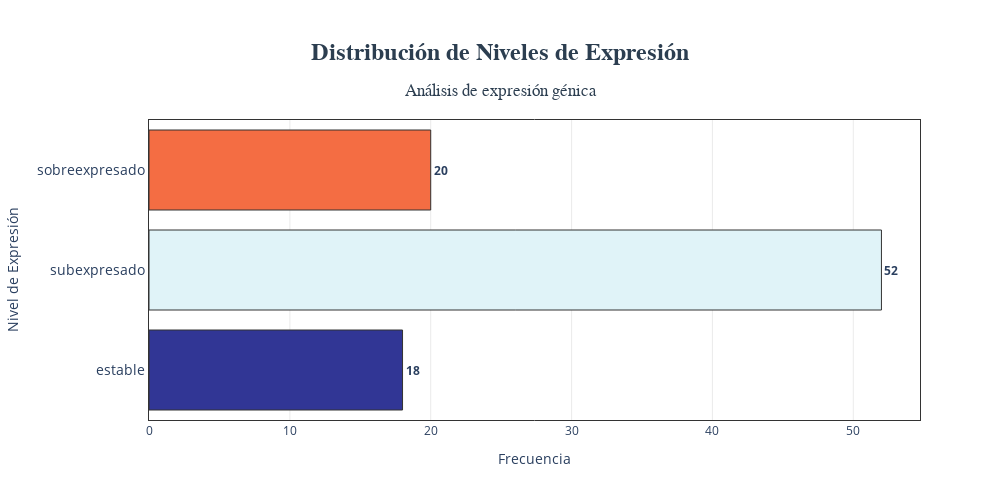

Notebook code for this chart:
### Markdown cell above
### Visualización de la distribución de niveles de expresión

> Aplica para las lista de genes

Antes de iniciar el enriquecimiento, veamos la distribución de los niveles de expresión

### Code cell
import plotly.graph_objects as go
from plotly.colors import sample_colorscale

# Orden deseado de las categorías
orden_niveles = ['estable', 'subexpresado',  'sobreexpresado']

# Calcular frecuencias y reindexar
expression_counts = df_combined_expresion['nivel_expresion'].value_counts()
expression_counts = expression_counts.reindex(orden_niveles, fill_value=0)

# Generar colores usando escala divergente nativa de Plotly
colors = sample_colorscale('RdYlBu_r', [0.0, 0.4, 0.8])  # Azul -> Amarillo -> Rojo

# Crear gráfico interactivo
fig = go.Figure()

fig.add_trace(
    go.Bar(
        y=expression_counts.index,
        x=expression_counts.values,
        orientation='h',
        marker=dict(
            color=colors,
            line=dict(color='#333', width=1)
        ),
        text=expression_counts.values,
        texttemplate='<b>%{text}</b>',
        textposition='outside',
        hovertemplate=(
            "<b>%{y}</b><br>"
            "Frecuencia: %{x}<br>"
            "<extra></extra>"
        )
    )
)

# Personalización avanzada
fig.update_layout(
    title=dict(
        text='<b>Distribución de Niveles de Expresión</b><br><sub>Análisis de expresión génica</sub>',
        x=0.5,
        font=dict(size=24, family='Times New Roman', color='#2C3E50'),
    ),
    xaxis=dict(
        title='Frecuencia',
        showgrid=True,
        gridcolor='rgba(150,150,150,0.2)',
        linecolor='#333',
        mirror=True,
        zeroline=False
    ),
    yaxis=dict(
        title='Nivel de Expresión',
        type='category',
        linecolor='#333',
        mirror=True,
        tickfont=dict(size=14)
    ),
    plot_bgcolor='white',
    height=500,
    width=1000,
    margin=dict(t=120, b=80, l=120),
    hoverlabel=dict(
        bgcolor='white',
        font_size=14,
        bordercolor='#333'
    )
)

fig.show()

guardar_grafico(fig, 'distribucion_niveles_expresion.png')

### Figure 1 — Plotly figure (JSON) as saved in the notebook; plotly's stock layout.template omitted (floating-point values rounded to 4 significant figures)
{"data": [{"hovertemplate": "<b>%{y}</b><br>Frecuencia: %{x}<br><extra></extra>", "marker": {"color": ["rgb(49, 54, 149)", "rgb(224, 243, 248)", "rgb(244, 109, 67)"], "line": {"color": "#333", "width": 1}}, "orientation": "h", "text": [18, 52, 20], "textposition": "outside", "texttemplate": "<b>%{text}</b>", "type": "bar", "x": [18, 52, 20], "y": ["estable", "subexpresado", "sobreexpresado"]}], "layout": {"height": 500, "hoverlabel": {"bgcolor": "white", "bordercolor": "#333", "font": {"size": 14}}, "margin": {"b": 80, "l": 120, "t": 120}, "plot_bgcolor": "white", "title": {"font": {"color": "#2C3E50", "family": "Times New Roman", "size": 24}, "text": "<b>Distribución de Niveles de Expresión</b><br><sub>Análisis de expresión génica</sub>", "x": 0.5}, "width": 1000, "xaxis": {"gridcolor": "rgba(150,150,150,0.2)", "linecolor": "#333", "mirror": true, "showgrid": true, "title": {"text": "Frecuencia"}, "zeroline": false}, "yaxis": {"linecolor": "#333", "mirror": true, "tickfont": {"size": 14}, "title": {"text": "Nivel de Expresión"}, "type": "category"}}}
